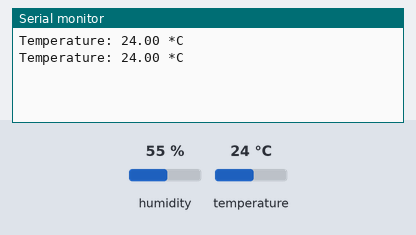
The sketch below on a simulated Arduino Uno, built with avr-gcc and run on an emulated ATmega328P. Parts: the last lines printed to the serial monitor. The test bench sets the inputs (shaded band); at power-on: temperature 24 °C, humidity 55 %.

Above: at 2.8 s.
2.9 s: temperature set to 29 °C
At 5.2 s:
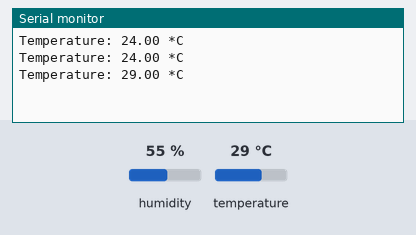
5.6 s: temperature set to 32 °C
At 7.3 s:
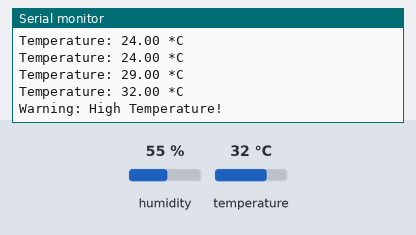
Timing chart, 0 to 8.8 s (numbered marks = the images above; inputs shaded):
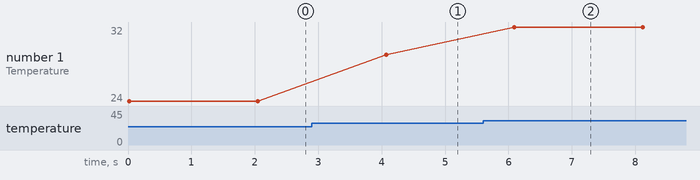

Measured:
- the behaviour switches between 30 and 31 °C on temperature (found by bisection; images 1 and 2)
- after the input at 2.9 s, the serial monitor: prints a new line after 1.2 s (image 1)
- after the input at 5.6 s, the serial monitor: prints a new line after 0.50 s (image 2)
- plotted number 1: 24 → 29 after the input at 2.9 s, 29 → 32 after the input at 5.6 s

The sketch:

6.ino
```cpp
#include <DHT.h>

#define DHTPIN 2
#define DHTTYPE DHT11
DHT dht(DHTPIN, DHTTYPE);

void setup() {
  Serial.begin(9600);
  dht.begin();
}

void loop() {
  float temp = dht.readTemperature();
  if (isnan(temp)) {
    Serial.println("Failed to read from DHT sensor!");
    return;
  }
  Serial.print("Temperature: ");
  Serial.print(temp);
  Serial.println(" *C");

  if (temp > 30.0) { // Set your temperature threshold
    Serial.println("Warning: High Temperature!");
  }
  delay(2000);
}
```
